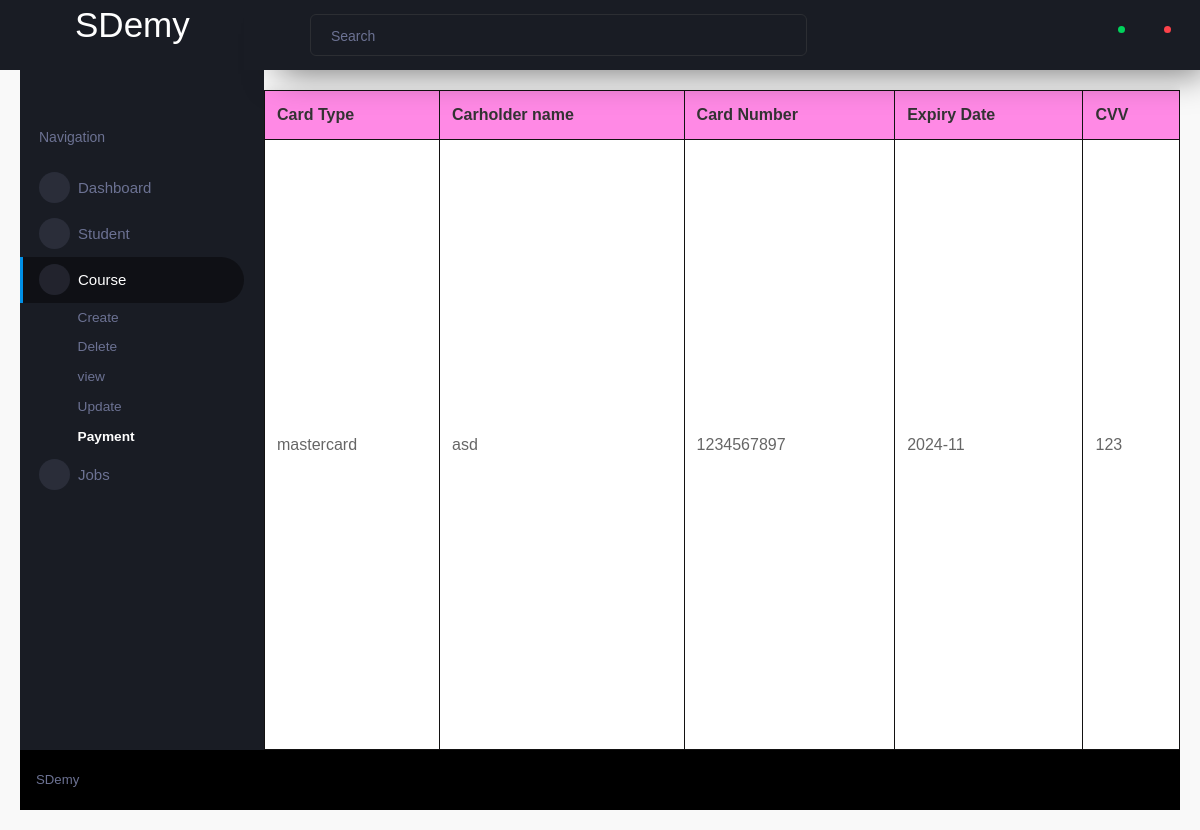
The app's page /course/payment_detailsview with its own data.
### course/models.py (models this page shows)
class payment_detailstable(models.Model):
  cardtype = models.CharField(max_length=255)
  cardholdername=models.CharField(max_length=255)
  cardnumber=models.CharField(max_length=16)
  expirydate=models.CharField(max_length=255)
  cvv=models.CharField(max_length=3)

### course/views.py (the view)
# urls.py: path("payment_detailsview",views.payment_detailsview.as_view(),name='payment_detailsview'),
class payment_detailsview(TemplateView):
    template_name =  'payment_detailsview.html'
    def get_context_data(self, **kwargs):
        context = super().get_context_data(**kwargs)
        user_data = payment_detailstable.objects.all()
        context = {"user_data": user_data}
        return context

### templates/payment_detailsview.html (shortened to what this page needs)
{% extends './mainadmin/index.html' %}
{% load static %}
{% block body_block %}
<!DOCTYPE html>
<html lang="en">
<head>
    <link rel="stylesheet" href="{% static 'css/student_registerdetails.css' %}">
</head>
<body>
    <table>
    <thead>
        <tr>
            <th>Card Type</th>
            <th>Carholder name</th>
            <th>Card Number</th>
            <th>Expiry Date</th>
            <th>CVV</th>
        </tr>
    </thead>
    <tbody>
        {% for obj in user_data %}
            <tr>
                <td>{{ obj.cardtype }}</td>
                <td>{{ obj.cardholdername }}</td>
                <td>{{ obj.cardnumber }}</td>
                <td>{{ obj.expirydate }}</td>
                <td>{{ obj.cvv }}</td>
            </tr>
        {% endfor %}
    </tbody>
</table>
</body>
</html>
{% endblock %}

### static/css/student_registerdetails.css (style rules this page uses)
* { margin: 0; padding: 0; box-sizing: border-box; }
body { font-family: Arial, sans-serif; margin: 20px; background-color: #f9f9f9; }
table { width: 100%; border-collapse: collapse; margin: 0 auto; background-color: #fff; box-shadow: 0 0 10px rgba(0, 0, 0, 0.1); }
th, td { border: 1px solid #131212; padding: 12px; text-align: left; }
th { background-color: #ff89e5; color: #333; }
td { color: #666; }

### records on screen
payment_detailstable: cardtype "mastercard", cardholdername "asd", cardnumber "1234567897", expirydate "2024-11", cvv "123"
